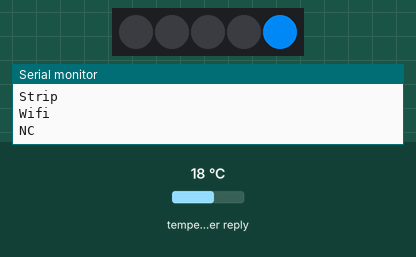
Bench run of a sketch on a simulated ESP8266 (NodeMCU). Shown: 5 RGB LEDs in strip order, left to right, the last lines printed to the serial monitor. The test bench sets the inputs (shaded band); at power-on: temperature in the weather reply 18 °C. WiFi joins after 1.5 s; servers stay silent unless stated; web services answer with replies made up by the test bench.

Above: at 0.5 s.
At 1.3 s:
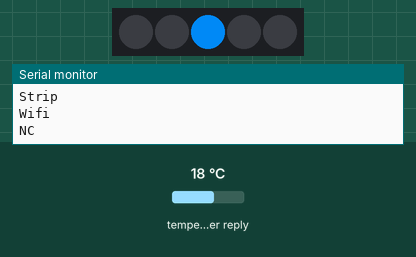
At 1.7 s:
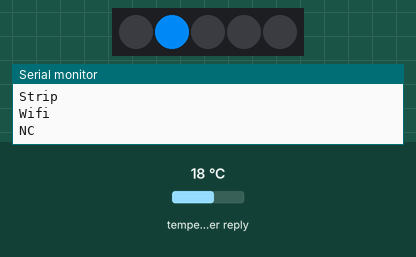
At 2.1 s:
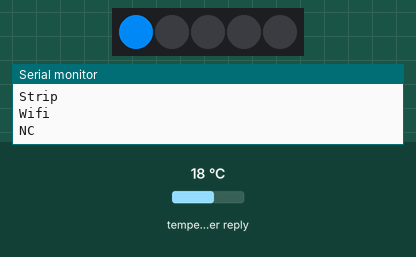
At 3.3 s:
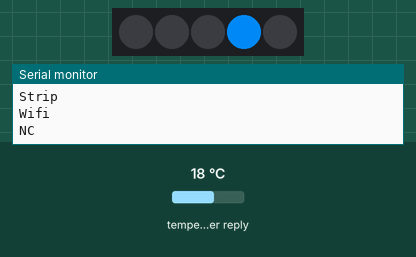
At 25.5 s:
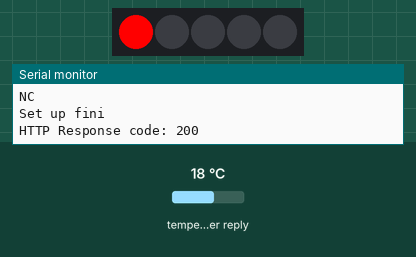
Timing chart, 0 to 27.0 s (numbered marks = the images above):
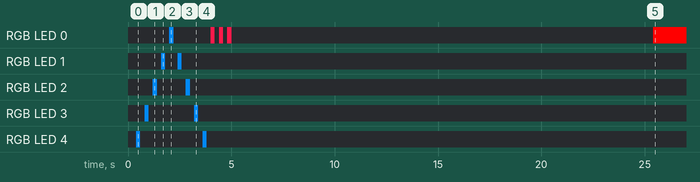

Measured:
- by itself, RGB LED 0: off → RGB(0, 125, 225) at 2.0 s, → off 0.20 s later, → RGB(255, 25, 75) 1.8 s later, → off 0.20 s later, … (9 changes in this stretch)

The sketch:

Code_arduino.ino
```cpp
// esp8266 import

#include <ESP8266WiFi.h>
#include <ESP8266HTTPClient.h>
#include <WiFiClient.h>
#include <Arduino_JSON.h>
#include <Adafruit_NeoPixel.h>

// strip led import

#ifdef __AVR__
#include <avr/power.h> // Required for 16 MHz Adafruit Trinket
#endif

#define LED_PIN   6 // pin output
#define LED_COUNT 5 // number of pins
Adafruit_NeoPixel strip = Adafruit_NeoPixel(LED_COUNT, LED_PIN, NEO_GRB + NEO_KHZ800);

// wifi set up values
const String ssid = "XXXXX";
const String password = "XXXXX";
// led set up values
int wifi_led_statue = 0; // is also temperature
int sun = 1; // to redefine led number
int cloud = 2; // to redefine led number
int rain = 3; // to redefine led number
int snow = 4; // to redefine led number
uint32_t Tcolor; // temperature color

// Your Domain name with URL path or IP address with path
String openWeatherMapApiKey = "Your API key"; //api key
String city = "Paris";
String countryCode = "FR";

// THE DEFAULT TIMER IS SET TO 10 SECONDS FOR TESTING PURPOSES
// For the final application, we gonna check the API call limits per hour/minute to avoid getting blocked/banned
unsigned long lastTime = 0;
// if Timer set to 10 minutes (600000)
//unsigned long timerDelay = 600000;
// Set timer to 10 seconds (10000)
unsigned long timerDelay = 10000;

String jsonBuffer;

// the setup function runs once when you press reset or power the board
void setup() {
  Serial.begin(9600); // nb bit/s to eternal device
  Serial.println("bebut");
  strip.begin();           // INITIALIZE NeoPixel strip object (REQUIRED)
  strip.show();            // Turn OFF all pixels ASAP
  strip.setBrightness(255); // Set BRIGHTNESS to about 1/5 (max = 255)
  Serial.println("Strip");


  WiFi.begin(ssid, password);
  Serial.println("Wifi");
  // during connection :
  while(WiFi.status() != WL_CONNECTED) {
    Serial.println("NC");
    for (int i = -5; i < 5; i += 1) { // light blue leds blink waves
    strip.clear();
    strip.setPixelColor(abs(i), strip.Color(0,125,225)); // Set pixel's color (in RAM)
    strip.show(); //  Update strip to match
    delay(200);
    strip.clear();
    strip.show();
    delay(200);
    };
  }

  // when connected :
  for (int count = 0; count < 3; count++) { //triple light pink leds blink
      strip.clear();
      strip.setPixelColor(wifi_led_statue, strip.Color(255,25,75));
      strip.show();
      delay(200);
      strip.clear();
      strip.show();
      delay(200);
    };
  //Timer set to 10 seconds (timerDelay variable), it will take 10 seconds before publishing the first reading
  Serial.println("Set up fini");
}

// differents configurations

//     | Sun | cloud | rain | snow |  total weather id |
//  1  |  X  |       |      |      |       800         |
//  2  |  X  |   X   |      |      |       801         |
//  3  |     |   X   |      |      |      802-4        |
//  4  |     |   X   |  X   |      |  200-321 520-31   |
//  5  |     |   X   |      |  X   |      600-22       |
//  6  |  X  |   X   |  X   |      |       500-4       |

// the loop function runs over and over again forever
void loop() {

  // Send an HTTP GET request
  if ((millis() - lastTime) > timerDelay) {
    // Check WiFi connection status
    if(WiFi.status()== WL_CONNECTED){
      String serverPath = "http://api.openweathermap.org/data/2.5/weather?q=" + city + "," + countryCode + "&appid=" + openWeatherMapApiKey;

      jsonBuffer = httpGETRequest(serverPath.c_str());
      //Serial.println(jsonBuffer);
      JSONVar myObject = JSON.parse(jsonBuffer);

      // JSON.typeof(jsonVar) can be used to get the type of the var
      if (JSON.typeof(myObject) == "undefined") { // find a way to show on the box fail statut
        Serial.println("Parsing input failed!"); // find a way to show on the box fail statut
        return;
      }
      // cas 1
      if(int(myObject["weather"]["id"]) == 800) {
        strip.clear();         //   Set all pixels in RAM to 0 (off)
        digitalWrite(sun, HIGH);
        delay(timerDelay); // automate change to good value
        digitalWrite(sun, LOW);
      }
      // cas 2
      if (int(myObject["weather"]["id"]) == 801) {
        strip.clear();         //   Set all pixels in RAM to 0 (off)
        strip.setPixelColor(sun, strip.Color(255,   0,   0));        //  Set pixel's color (in RAM)
        strip.setPixelColor(cloud, strip.Color(255,   0,   0));
        strip.show();                          //  Update strip to match
      }
      // cas 3
      if(int(myObject["weather"]["id"]) >= 802 && int(myObject["weather"]["id"]) <= 804 ){
        strip.clear();         //   Set all pixels in RAM to 0 (off)
        digitalWrite(cloud, HIGH);
        delay(timerDelay);
        digitalWrite(cloud, LOW);
      }
      // cas 4
      if(int(myObject["weather"]["id"]) >= 200 && int(myObject["weather"]["id"]) <= 321  && int(myObject["weather"]["id"]) >= 520 && int(myObject["weather"]["id"]) <= 531){
        strip.clear();         //   Set all pixels in RAM to 0 (off)
        digitalWrite(cloud, HIGH);
        digitalWrite(rain, HIGH);
        delay(timerDelay);
        digitalWrite(cloud, LOW);
        digitalWrite(rain, LOW);
      }
      // cas 5
      if(int(myObject["weather"]["id"]) >= 600 && int(myObject["weather"]["id"]) <= 622 ){
        strip.clear();         //   Set all pixels in RAM to 0 (off)
        digitalWrite(cloud, HIGH);
        digitalWrite(snow, HIGH);
        delay(timerDelay);
        digitalWrite(cloud, LOW);
        digitalWrite(snow, LOW);
      }
      // cas 6
      if(int(myObject["weather"]["id"]) >= 500 && int(myObject["weather"]["id"]) <= 504 ){
        strip.clear();         // Set all pixels in RAM to 0 (off)
        digitalWrite(sun, HIGH);
        digitalWrite(cloud, HIGH);
        digitalWrite(rain, HIGH);
        delay(timerDelay);
        digitalWrite(sun, LOW);
        digitalWrite(cloud, LOW);
        digitalWrite(rain, LOW);
      }
      if (int(myObject["main"]["temp"])<0) { // change a to temperature
        Tcolor = strip.Color(0, 0, 255); // blue
      }
      if (int(myObject["main"]["temp"])>0 && int(myObject["main"]["temp"])<10) {
        Tcolor = strip.Color(0, 255, 255);
      }
      if (int(myObject["main"]["temp"])>10 && int(myObject["main"]["temp"]) <20) {
        Tcolor = strip.Color(0, 255, 50);
      }
      if (int(myObject["main"]["temp"])>20 && int(myObject["main"]["temp"]) <30) {
      Tcolor = strip.Color(255, 255, 0);
      }
      if (int(myObject["main"]["temp"]) >30 && int(myObject["main"]["temp"]) < 40) {
      Tcolor = strip.Color(255, 150, 50);
      }
      else if (int(myObject["main"]["temp"])>40){
        Tcolor = strip.Color(255, 0, 0);//red
      }
      strip.setPixelColor(wifi_led_statue,Tcolor);       // strip.Color(225, 25, 75) Set pixel's color (in RAM)
      strip.show();                          //  Update strip to match
    }
    else {
      Serial.println("WiFi Disconnected"); // find a way to show on the box wifi statut
      for (int count = 0; count < 3; count++) {
        digitalWrite(wifi_led_statue, HIGH);
        delay(250);
        digitalWrite(wifi_led_statue, LOW);
        delay(500);
      delay(500);
    }
    lastTime = millis();
  }
 }
 delay(20000);
}

String httpGETRequest(const char* serverName) {
  WiFiClient client;
  HTTPClient http;


  // Your IP address with path or Domain name with URL path
  http.begin(client, serverName);

  // Send HTTP POST request
  int httpResponseCode = http.GET();

  String payload = "{}"; // payload = find meaning

  if (httpResponseCode >= 200 && httpResponseCode<300 ) {
    Serial.print("HTTP Response code: ");
    Serial.println(httpResponseCode);
    payload = http.getString();
  }
  else {
    Serial.print("Error code: ");
    Serial.println(httpResponseCode); // find a way to show type error on led. may be by a morse led pulsation
  }
  // Free resources
  http.end();
  return payload;
}
```
